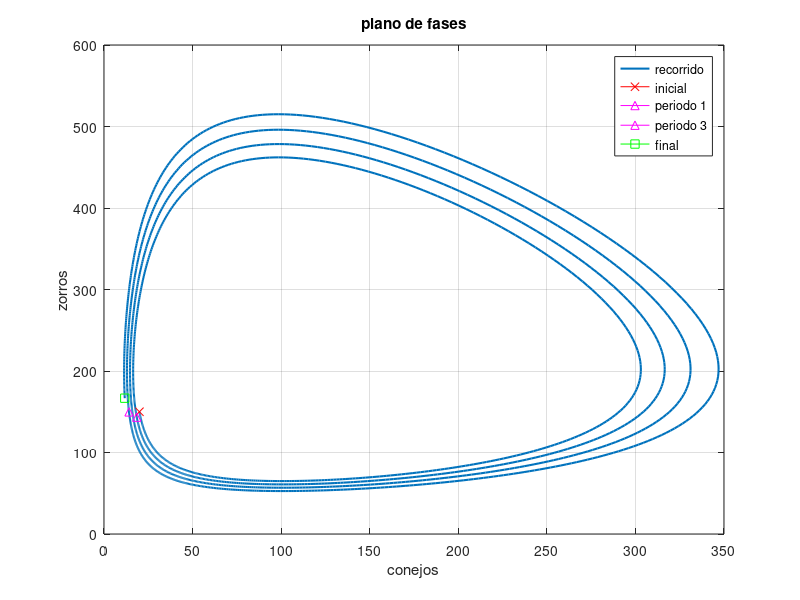

Reproduce this figure in MATLAB.
% ----------------------
% Ej 11 Pr 6 - MetNum 2012
% 26/10/12 - JPZ
% resolucion usando euler.
% se debe modificar el metodo para mejorar resultados.
% ----------------------
clear all, close all


dt    = 1e-2 ;
alpha = 0.01 ;

t     = 0 : dt : 20 ;
Nt    = length(t) ;

Y     = zeros ( 2 , Nt );
Y     = [ 20 ; 150 ] ;

for i=2:Nt
  Yk = Y(:,i-1) ;
  Y(:,i) = Yk + dt * [ 2*Yk(1) - alpha * Yk(2)*Yk(1) ; ...
                       -Yk(2) + alpha * Yk(2)*Yk(1) ] ;
end

figure
plot( Y(1,:),Y(2,:),'linewidth',1.5)
hold on
plot( Y(1,1),Y(2,1),'x-r')
plot( Y(1,1+5/dt),Y(2,1+5/dt),'^-m')
plot( Y(1,1+15/dt),Y(2,1+15/dt),'^-m')
plot( Y(1,end),Y(2,end),'s-g')
grid on
legend('recorrido','inicial','periodo 1','periodo 3','final')
xlabel('conejos')
ylabel('zorros')
title('plano de fases')
print('fases_ej11pr6.jpg','-djpg')

